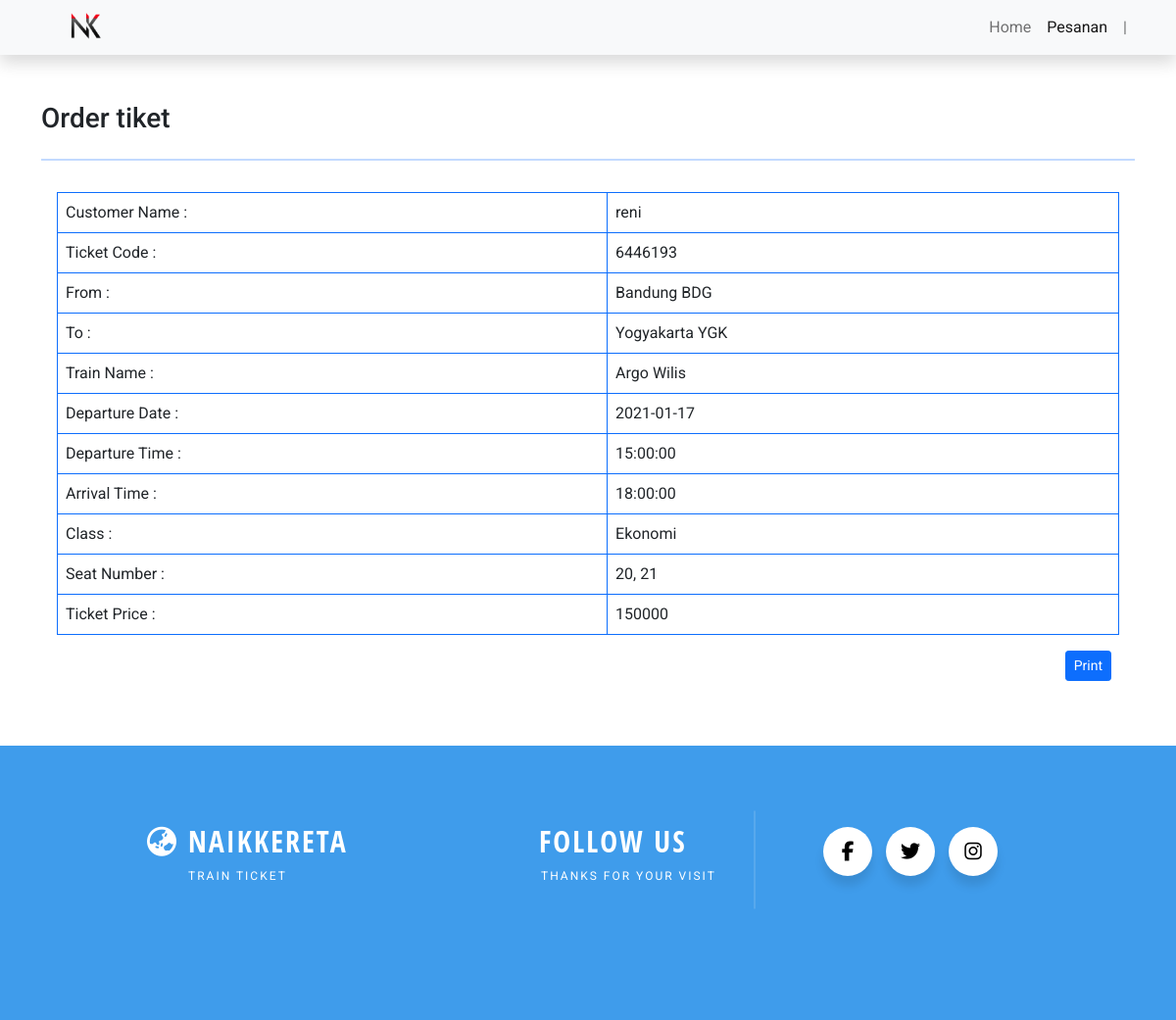
Page /detailtiket2.php?id=6 on the committed database.
### tables this page shows
CREATE TABLE `tiket` (
  `idTiket` int(11) NOT NULL,
  `kodeTiket` varchar(255) NOT NULL,
  `NamaKereta` varchar(255) NOT NULL,
  `namaPembeli` varchar(255) NOT NULL,
  `tglBerangkat` date NOT NULL,
  `waktuBerangkat` time NOT NULL,
  `waktuSampai` time NOT NULL,
  `harga` int(200) NOT NULL,
  `noKursi` varchar(255) NOT NULL,
  `kelas` varchar(50) NOT NULL,
  `berangkat` varchar(50) NOT NULL,
  `tujuan` varchar(50) NOT NULL
);

### functions.php (called while the page is built, shortened)
<?php
$conn = mysqli_connect("localhost", "root", "", "naikkereta");
function query($query)
{
    global $conn;
    $result = mysqli_query($conn, $query);
    $rows = [];
    while ($row = mysqli_fetch_assoc($result)) {
        $rows[] = $row;
    }
    return $rows;
}

### detailtiket2.php (the view, shortened to what this page needs)
<?php
require 'functions.php';
$id = $_GET["id"];
$data = query("SELECT * FROM tiket WHERE idTiket = $id")[0];
?>
<!DOCTYPE html>
<html lang="en">
<head>
    <link rel="stylesheet" href="https://stackpath.bootstrapcdn.com/bootstrap/5.0.0-alpha2/css/bootstrap.min.css"
 />
    <link rel="stylesheet" href="css/style.css" />
</head>
<body>
    <nav class="navbar navbar-expand-lg navbar-light bg-light shadow sticky-top">
        <div class="container">
            <a class="navbar-brand" href="main2.php">
                <img src="img/Logo1.1.png" width="100" height="80" class="position-absolute"
                    style="margin-top: -2.7rem;" />
            </a>
            <div class="collapse navbar-collapse justify-content-end" id="navbarNav">
                <ul class="navbar-nav">
                    <li class="nav-item">
                        <a class="nav-link" aria-current="page" href="main2.php">Home</a>
                    </li>
                    <li class="nav-item">
                        <a class="nav-link active" href="order.php">Pesanan</a>
                    </li>
                    <li class="nav-item none-in-md">
                        <span class="nav-link mr-3 ml-3">|</span>
                    </li>
                </ul>
            </div>
        </div>
    </nav>
    <div class="container">
        <div class="row justify-content-center mt-5">
            <div class="col-md-4 position-absolute">
            </div>
        </div>
    </div>
    <div class="container mb-5" style="min-height: 400px;">
        <div class="row">
            <div class="col-12">
                <h3>Order tiket</h3>
            </div>
        </div>
        <div class="row">
            <div class="col-12">
                <hr class="bg-primary" style="height: 2px;" />
            </div>
        </div>
        <form role="form" action="" method="POST">
            <div class="card-body">
                <div class="row">
                    <div class="col-12">
                        <table class="table table-bordered border-primary">
                            <tr>
                                <td>Customer Name : </td>
                                <td><?= $data["namaPembeli"]; ?></td>
                            </tr>
                            <tr>
                                <td>Ticket Code : </td>
                                <td><?= $data["kodeTiket"]; ?></td>
                            </tr>
                            <tr>
                                <td>From : </td>
                                <td><?= $data["berangkat"]; ?></td>
                            </tr>
                            <tr>
                                <td>To : </td>
                                <td><?= $data["tujuan"]; ?></td>
                            </tr>
                            <tr>
                                <td>Train Name : </td>
                                <td><?= $data["NamaKereta"]; ?></td>
                            </tr>
                            <tr>
                                <td>Departure Date : </td>
                                <td><?= $data["tglBerangkat"]; ?></td>
                            </tr>
                            <tr>
                                <td>Departure Time : </td>
                                <td><?= $data["waktuBerangkat"]; ?></td>
                            </tr>
                            <tr>
                                <td>Arrival Time : </td>
                                <td><?= $data["waktuSampai"]; ?></td>
                            </tr>
                            <tr>
                                <td>Class : </td>
                                <td><?= $data["kelas"]; ?></td>
                            </tr>
                            <tr>
                                <td>Seat Number : </td>
                                <td><?= $data["noKursi"]; ?></td>
                            </tr>
                            <tr>
                                <td>Ticket Price : </td>
                                <td><?= $data["harga"]; ?></td>
                            </tr>
                        </table>
                        <div class="d-grid gap-2 d-md-flex justify-content-md-end">
                            <button type="button" name="submit" class="btn btn-primary btn-sm me-md-2"
                                onclick="window.print()">Print</button>
                        </div>
                    </div>
                </div>
            </div>
        </form>
    </div>
    <footer div class="footer">
        <div class="container2">
            <div class="left-side">
                <h3>
                    <i class="fas fa-globe-asia" style="margin-right: 10px;"></i>NaikKereta
                </h3>
                <p>Train Ticket</p>
            </div>
            <div class="right-side">
                <h3>Follow Us</h3>
                <p style="transform: translateX(-40px);">Thanks For Your Visit</p>
            </div>
            <div class="wrapper">
                <div class="button">
                    <div class="icon"><i class="fab fa-facebook-f"></i></div>
                </div>
                <div class="button">
                    <div class="icon"><i class="fab fa-twitter"></i></div>
                </div>
                <div class="button">
                    <div class="icon"><i class="fab fa-instagram"></i></div>
                </div>
            </div>
        </div>
    </footer>
</body>
</html>

### css/style.css (style rules this page uses)
* { font-family: "Roboto", sans-serif; }
body { overflow-x: hidden; }
a { text-decoration: none; }
.footer { width: 100%; height: auto; }
.footer { padding-top: 20px; position: relative; margin-top: 50px; width: 100%; height: 35vh; padding-bottom: 10px; background: #3f9ceb; }
.wrapper { position: absolute; left: 250px; top: 55px; }
.wrapper .button { display: inline-block; width: 50px; height: 50px; margin: 0 5px; background: #fff; border-radius: 50px; box-shadow: 0 10px 10px rgba(0, 0, 0, 0.1); cursor: pointer; margin-top: 0.5rem; margin-bottom: 2.5rem; transform: translateX(585px); transition: all 0.5s ease-out; overflow: hidden; }
.wrapper .button .icon { display: inline-block; width: 50px; height: 50px; border-radius: 50px; line-height: 50px; box-sizing: border-box; text-align: center; transition: all 0.5s ease-out; }
.wrapper .button .icon i { color: #000; font-size: 20px; line-height: 50px; transition: 0.5s; }
.footer .container2 { max-width: 80%; height: 100%; position: relative; }
.footer .container2 .left-side { position: absolute; left: 150px; top: 60px; }
.footer .container2 .right-side { position: absolute; left: 550px; top: 60px; }
.footer .container2 .left-side h3, .footer .container2 .right-side h3 { color: #fff; font-family: "Open Sans Condensed", sans-serif; text-transform: uppercase; letter-spacing: 2px; font-size: 30px; }
.footer .container2 .left-side p, .footer .container2 .right-side p { font-size: 12px; margin-left: 42px; letter-spacing: 2px; color: #fff; font-family: "Roboto", sans-serif; text-transform: uppercase; }
.btn { cursor: pointer; }

### rows in the picture
tiket: namaPembeli "reni", kodeTiket "6446193", berangkat "Bandung BDG", tujuan "Yogyakarta YGK", NamaKereta "Argo Wilis", tglBerangkat "2021-01-17", waktuBerangkat "15:00:00", waktuSampai "18:00:00", kelas "Ekonomi", noKursi "20, 21", harga "150000"
